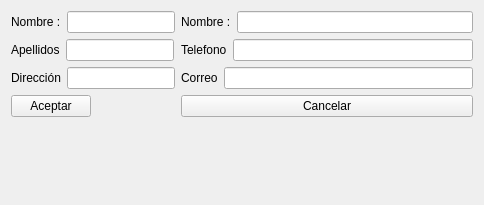
<?xml version="1.0" encoding="UTF-8"?>
<ui version="4.0">
 <class>Form</class>
 <widget class="QWidget" name="Form">
  <property name="geometry">
   <rect>
    <x>0</x>
    <y>0</y>
    <width>484</width>
    <height>205</height>
   </rect>
  </property>
  <property name="windowTitle">
   <string>Form</string>
  </property>
  <layout class="QFormLayout" name="formLayout_7">
   <item row="0" column="0">
    <layout class="QFormLayout" name="formLayout">
     <item row="0" column="0">
      <widget class="QLabel" name="nombreLabel">
       <property name="text">
        <string>Nombre :</string>
       </property>
      </widget>
     </item>
     <item row="0" column="1">
      <widget class="QLineEdit" name="nombreLineEdit"/>
     </item>
    </layout>
   </item>
   <item row="0" column="1">
    <layout class="QFormLayout" name="formLayout_4">
     <item row="0" column="0">
      <widget class="QLabel" name="nombreLabel_4">
       <property name="text">
        <string>Nombre :</string>
       </property>
      </widget>
     </item>
     <item row="0" column="1">
      <widget class="QLineEdit" name="nombreLineEdit_4"/>
     </item>
    </layout>
   </item>
   <item row="1" column="0">
    <layout class="QFormLayout" name="formLayout_2">
     <item row="0" column="0">
      <widget class="QLabel" name="nombreLabel_2">
       <property name="text">
        <string>Apellidos</string>
       </property>
      </widget>
     </item>
     <item row="0" column="1">
      <widget class="QLineEdit" name="nombreLineEdit_2"/>
     </item>
    </layout>
   </item>
   <item row="1" column="1">
    <layout class="QFormLayout" name="formLayout_5">
     <item row="0" column="0">
      <widget class="QLabel" name="nombreLabel_5">
       <property name="text">
        <string>Telefono</string>
       </property>
      </widget>
     </item>
     <item row="0" column="1">
      <widget class="QLineEdit" name="nombreLineEdit_5"/>
     </item>
    </layout>
   </item>
   <item row="2" column="0">
    <layout class="QFormLayout" name="formLayout_3">
     <item row="0" column="0">
      <widget class="QLabel" name="nombreLabel_3">
       <property name="text">
        <string>Dirección</string>
       </property>
      </widget>
     </item>
     <item row="0" column="1">
      <widget class="QLineEdit" name="nombreLineEdit_3"/>
     </item>
    </layout>
   </item>
   <item row="2" column="1">
    <layout class="QFormLayout" name="formLayout_6">
     <item row="0" column="0">
      <widget class="QLabel" name="nombreLabel_6">
       <property name="text">
        <string>Correo</string>
       </property>
      </widget>
     </item>
     <item row="0" column="1">
      <widget class="QLineEdit" name="nombreLineEdit_6"/>
     </item>
    </layout>
   </item>
   <item row="3" column="0">
    <widget class="QPushButton" name="pushButton">
     <property name="text">
      <string>Aceptar</string>
     </property>
    </widget>
   </item>
   <item row="3" column="1">
    <widget class="QPushButton" name="pushButton_2">
     <property name="text">
      <string>Cancelar</string>
     </property>
    </widget>
   </item>
  </layout>
 </widget>
 <resources/>
 <connections/>
</ui>
